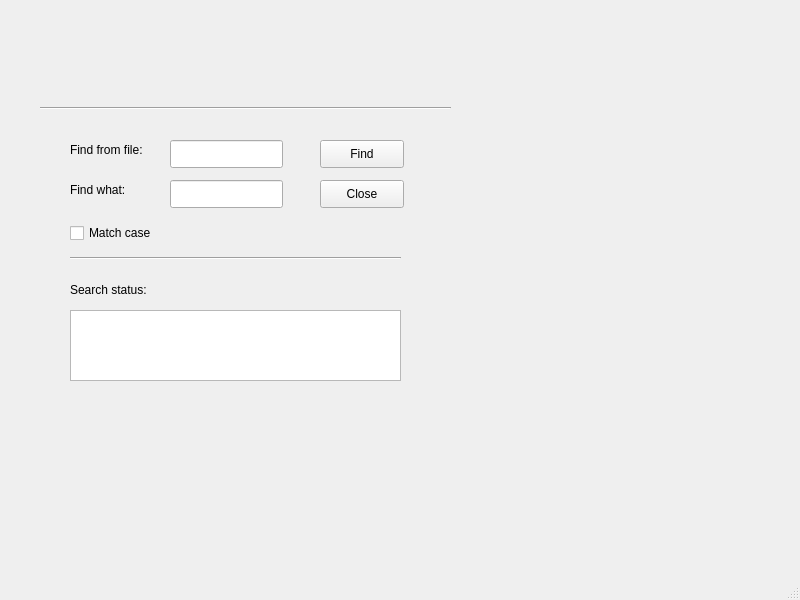
<?xml version="1.0" encoding="UTF-8"?>
<ui version="4.0">
 <class>MainWindow</class>
 <widget class="QMainWindow" name="MainWindow">
  <property name="geometry">
   <rect>
    <x>0</x>
    <y>0</y>
    <width>800</width>
    <height>600</height>
   </rect>
  </property>
  <property name="windowTitle">
   <string>MainWindow</string>
  </property>
  <widget class="QWidget" name="centralwidget">
   <widget class="QLabel" name="filelabel">
    <property name="geometry">
     <rect>
      <x>70</x>
      <y>140</y>
      <width>91</width>
      <height>20</height>
     </rect>
    </property>
    <property name="text">
     <string>Find from file:</string>
    </property>
   </widget>
   <widget class="QLabel" name="keylabel">
    <property name="geometry">
     <rect>
      <x>70</x>
      <y>180</y>
      <width>81</width>
      <height>20</height>
     </rect>
    </property>
    <property name="text">
     <string>Find what:</string>
    </property>
   </widget>
   <widget class="QLineEdit" name="fileLineEdit">
    <property name="geometry">
     <rect>
      <x>170</x>
      <y>140</y>
      <width>113</width>
      <height>28</height>
     </rect>
    </property>
   </widget>
   <widget class="QLineEdit" name="keyLineEdit">
    <property name="geometry">
     <rect>
      <x>170</x>
      <y>180</y>
      <width>113</width>
      <height>28</height>
     </rect>
    </property>
   </widget>
   <widget class="QPushButton" name="findPushButton">
    <property name="geometry">
     <rect>
      <x>320</x>
      <y>140</y>
      <width>84</width>
      <height>28</height>
     </rect>
    </property>
    <property name="text">
     <string>Find</string>
    </property>
   </widget>
   <widget class="QPushButton" name="closePushButton">
    <property name="geometry">
     <rect>
      <x>320</x>
      <y>180</y>
      <width>84</width>
      <height>28</height>
     </rect>
    </property>
    <property name="text">
     <string>Close</string>
    </property>
   </widget>
   <widget class="QCheckBox" name="matchCheckBox">
    <property name="geometry">
     <rect>
      <x>70</x>
      <y>220</y>
      <width>101</width>
      <height>26</height>
     </rect>
    </property>
    <property name="text">
     <string>Match case</string>
    </property>
   </widget>
   <widget class="Line" name="upperline">
    <property name="geometry">
     <rect>
      <x>40</x>
      <y>100</y>
      <width>411</width>
      <height>16</height>
     </rect>
    </property>
    <property name="orientation">
     <enum>Qt::Horizontal</enum>
    </property>
   </widget>
   <widget class="Line" name="lowerline">
    <property name="geometry">
     <rect>
      <x>70</x>
      <y>250</y>
      <width>331</width>
      <height>16</height>
     </rect>
    </property>
    <property name="orientation">
     <enum>Qt::Horizontal</enum>
    </property>
   </widget>
   <widget class="QLabel" name="searchlabel">
    <property name="geometry">
     <rect>
      <x>70</x>
      <y>280</y>
      <width>101</width>
      <height>20</height>
     </rect>
    </property>
    <property name="text">
     <string>Search status:</string>
    </property>
   </widget>
   <widget class="QTextBrowser" name="textBrowser">
    <property name="geometry">
     <rect>
      <x>70</x>
      <y>310</y>
      <width>331</width>
      <height>71</height>
     </rect>
    </property>
   </widget>
  </widget>
  <widget class="QMenuBar" name="menubar">
   <property name="geometry">
    <rect>
     <x>0</x>
     <y>0</y>
     <width>800</width>
     <height>25</height>
    </rect>
   </property>
  </widget>
  <widget class="QStatusBar" name="statusbar"/>
 </widget>
 <resources/>
 <connections>
  <connection>
   <sender>closePushButton</sender>
   <signal>clicked()</signal>
   <receiver>MainWindow</receiver>
   <slot>close()</slot>
   <hints>
    <hint type="sourcelabel">
     <x>360</x>
     <y>222</y>
    </hint>
    <hint type="destinationlabel">
     <x>308</x>
     <y>259</y>
    </hint>
   </hints>
  </connection>
 </connections>
</ui>
